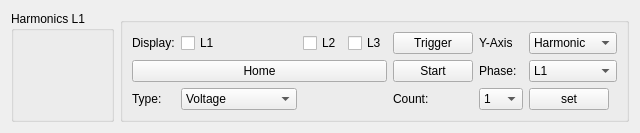
      <widget class="QWidget" name="tabHarmonics">
       <attribute name="title">
        <string>Harmonics</string>
       </attribute>
       <layout class="QGridLayout" name="gridLayout_10">
        <item row="0" column="1" rowspan="2">
         <layout class="QVBoxLayout" name="harmonicsGraphLayout">
          <property name="sizeConstraint">
           <enum>QLayout::SetDefaultConstraint</enum>
          </property>
         </layout>
        </item>
        <item row="2" column="1">
         <widget class="QGroupBox" name="groupBoxHarmonicsControl">
          <property name="sizePolicy">
           <sizepolicy hsizetype="Minimum" vsizetype="Minimum">
            <horstretch>0</horstretch>
            <verstretch>0</verstretch>
           </sizepolicy>
          </property>
          <property name="title">
           <string/>
          </property>
          <layout class="QGridLayout" name="gridLayout_22">
           <item row="0" column="5">
            <widget class="QLabel" name="label_69">
             <property name="text">
              <string>Y-Axis</string>
             </property>
            </widget>
           </item>
           <item row="0" column="6">
            <widget class="QComboBox" name="cBHarmonicsAxisStyle">
             <item>
              <property name="text">
               <string>Harmonic</string>
              </property>
             </item>
             <item>
              <property name="text">
               <string>Frequency</string>
              </property>
             </item>
            </widget>
           </item>
           <item row="1" column="6">
            <widget class="QComboBox" name="comboBox_5">
             <item>
              <property name="text">
               <string>L1</string>
              </property>
             </item>
             <item>
              <property name="text">
               <string>L2</string>
              </property>
             </item>
             <item>
              <property name="text">
               <string>L3</string>
              </property>
             </item>
            </widget>
           </item>
           <item row="2" column="6">
            <widget class="QPushButton" name="pBSetHarmonicsCount">
             <property name="sizePolicy">
              <sizepolicy hsizetype="Maximum" vsizetype="Fixed">
               <horstretch>0</horstretch>
               <verstretch>0</verstretch>
              </sizepolicy>
             </property>
             <property name="text">
              <string>set</string>
             </property>
            </widget>
           </item>
           <item row="1" column="4">
            <widget class="QPushButton" name="pBStartHarmonics">
             <property name="sizePolicy">
              <sizepolicy hsizetype="Preferred" vsizetype="Fixed">
               <horstretch>0</horstretch>
               <verstretch>0</verstretch>
              </sizepolicy>
             </property>
             <property name="text">
              <string>Start</string>
             </property>
            </widget>
           </item>
           <item row="0" column="0">
            <widget class="QLabel" name="label_71">
             <property name="text">
              <string>Display:</string>
             </property>
            </widget>
           </item>
           <item row="0" column="4">
            <widget class="QPushButton" name="pBTriggerHarmonics">
             <property name="sizePolicy">
              <sizepolicy hsizetype="Preferred" vsizetype="Preferred">
               <horstretch>0</horstretch>
               <verstretch>0</verstretch>
              </sizepolicy>
             </property>
             <property name="text">
              <string>Trigger</string>
             </property>
            </widget>
           </item>
           <item row="0" column="3">
            <widget class="QCheckBox" name="checkBoxDisplayL3">
             <property name="text">
              <string>L3</string>
             </property>
            </widget>
           </item>
           <item row="2" column="1">
            <widget class="QComboBox" name="cBHarmonicsType">
             <item>
              <property name="text">
               <string>Voltage</string>
              </property>
             </item>
             <item>
              <property name="text">
               <string>Current</string>
              </property>
             </item>
             <item>
              <property name="text">
               <string>Active Power</string>
              </property>
             </item>
             <item>
              <property name="text">
               <string>Reactive Power</string>
              </property>
             </item>
            </widget>
           </item>
           <item row="0" column="1">
            <widget class="QCheckBox" name="checkBoxDisplayL1">
             <property name="text">
              <string>L1</string>
             </property>
            </widget>
           </item>
           <item row="0" column="2">
            <widget class="QCheckBox" name="checkBoxDisplayL2">
             <property name="text">
              <string>L2</string>
             </property>
            </widget>
           </item>
           <item row="1" column="0" colspan="4">
            <widget class="QPushButton" name="pushButtonHarmonicsHome">
             <property name="sizePolicy">
              <sizepolicy hsizetype="Preferred" vsizetype="Fixed">
               <horstretch>0</horstretch>
               <verstretch>0</verstretch>
              </sizepolicy>
             </property>
             <property name="text">
              <string>Home</string>
             </property>
             <property name="icon">
              <iconset resource="../PowerLAB.qrc">
               <normaloff>:/images/home.svg</normaloff>:/images/home.svg</iconset>
             </property>
            </widget>
           </item>
           <item row="1" column="5">
            <widget class="QLabel" name="label_70">
             <property name="text">
              <string>Phase:</string>
             </property>
            </widget>
           </item>
           <item row="2" column="0">
            <widget class="QLabel" name="label_3">
             <property name="text">
              <string>Type:</string>
             </property>
            </widget>
           </item>
           <item row="2" column="5">
            <widget class="QComboBox" name="cBHarmonicsCount">
             <item>
              <property name="text">
               <string>1</string>
              </property>
             </item>
             <item>
              <property name="text">
               <string>2</string>
              </property>
             </item>
             <item>
              <property name="text">
               <string>3</string>
              </property>
             </item>
             <item>
              <property name="text">
               <string>4</string>
              </property>
             </item>
             <item>
              <property name="text">
               <string>5</string>
              </property>
             </item>
             <item>
              <property name="text">
               <string>6</string>
              </property>
             </item>
             <item>
              <property name="text">
               <string>7</string>
              </property>
             </item>
             <item>
              <property name="text">
               <string>8</string>
              </property>
             </item>
             <item>
              <property name="text">
               <string>9</string>
              </property>
             </item>
             <item>
              <property name="text">
               <string>10</string>
              </property>
             </item>
             <item>
              <property name="text">
               <string>11</string>
              </property>
             </item>
            </widget>
           </item>
           <item row="2" column="4">
            <widget class="QLabel" name="label_5">
             <property name="text">
              <string>Count:</string>
             </property>
            </widget>
           </item>
          </layout>
          <zorder>pushButtonHarmonicsHome</zorder>
          <zorder>pushButtonHarmonicsHome</zorder>
          <zorder>checkBoxDisplayL3</zorder>
          <zorder>checkBoxDisplayL2</zorder>
          <zorder>checkBoxDisplayL1</zorder>
          <zorder>label_71</zorder>
          <zorder>pBTriggerHarmonics</zorder>
          <zorder>pBStartHarmonics</zorder>
          <zorder>cBHarmonicsAxisStyle</zorder>
          <zorder>label_69</zorder>
          <zorder>label_70</zorder>
          <zorder>comboBox_5</zorder>
          <zorder>label_3</zorder>
          <zorder>cBHarmonicsType</zorder>
          <zorder>pBSetHarmonicsCount</zorder>
          <zorder>cBHarmonicsCount</zorder>
          <zorder>label_5</zorder>
         </widget>
        </item>
        <item row="0" column="0" rowspan="3">
         <widget class="QGroupBox" name="groupBoxHarmonicsData">
          <property name="sizePolicy">
           <sizepolicy hsizetype="Fixed" vsizetype="Minimum">
            <horstretch>0</horstretch>
            <verstretch>0</verstretch>
           </sizepolicy>
          </property>
          <property name="minimumSize">
           <size>
            <width>40</width>
            <height>100</height>
           </size>
          </property>
          <property name="title">
           <string>Harmonics L1</string>
          </property>
          <layout class="QVBoxLayout" name="verticalLayout_2">
           <item>
            <layout class="QGridLayout" name="harmonicsDataLayout">
             <property name="sizeConstraint">
              <enum>QLayout::SetFixedSize</enum>
             </property>
            </layout>
           </item>
          </layout>
         </widget>
        </item>
       </layout>
      </widget>
